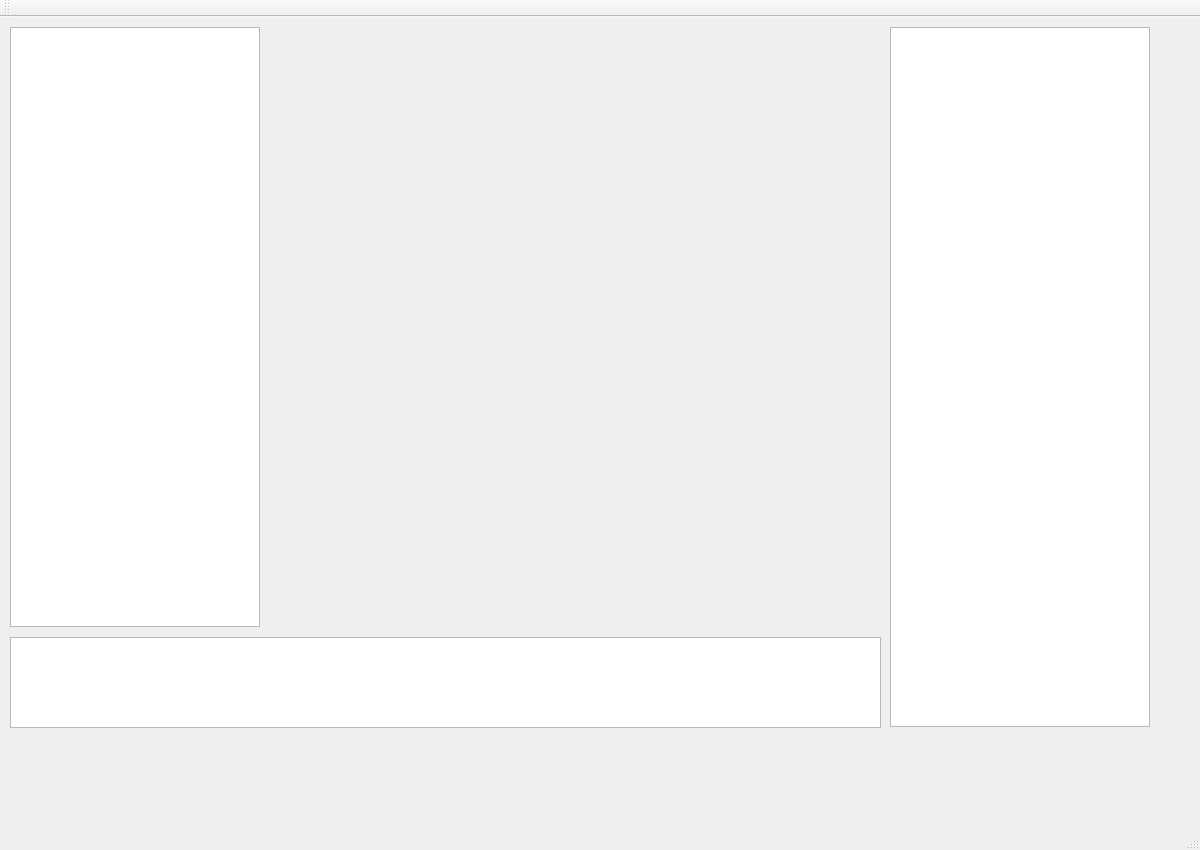
<?xml version="1.0" encoding="UTF-8"?>
<ui version="4.0">
 <class>VisionTestSetting</class>
 <widget class="QMainWindow" name="VisionTestSetting">
  <property name="geometry">
   <rect>
    <x>0</x>
    <y>0</y>
    <width>1200</width>
    <height>850</height>
   </rect>
  </property>
  <property name="windowTitle">
   <string>VisionTestSetting</string>
  </property>
  <widget class="QWidget" name="centralWidget">
   <widget class="QListView" name="listView_TestItem">
    <property name="geometry">
     <rect>
      <x>890</x>
      <y>10</y>
      <width>260</width>
      <height>700</height>
     </rect>
    </property>
   </widget>
   <widget class="QTreeView" name="treeView_Tools">
    <property name="geometry">
     <rect>
      <x>10</x>
      <y>10</y>
      <width>250</width>
      <height>600</height>
     </rect>
    </property>
   </widget>
   <widget class="QWidget" name="verticalLayoutWidget">
    <property name="geometry">
     <rect>
      <x>270</x>
      <y>10</y>
      <width>611</width>
      <height>601</height>
     </rect>
    </property>
    <layout class="QVBoxLayout" name="verticalLayout"/>
   </widget>
   <widget class="QTableView" name="tableView_msg">
    <property name="geometry">
     <rect>
      <x>10</x>
      <y>620</y>
      <width>871</width>
      <height>91</height>
     </rect>
    </property>
   </widget>
  </widget>
  <widget class="QMenuBar" name="menuBar">
   <property name="geometry">
    <rect>
     <x>0</x>
     <y>0</y>
     <width>1200</width>
     <height>26</height>
    </rect>
   </property>
  </widget>
  <widget class="QToolBar" name="mainToolBar">
   <attribute name="toolBarArea">
    <enum>TopToolBarArea</enum>
   </attribute>
   <attribute name="toolBarBreak">
    <bool>false</bool>
   </attribute>
  </widget>
  <widget class="QStatusBar" name="statusBar"/>
 </widget>
 <layoutdefault spacing="6" margin="11"/>
 <resources/>
 <connections/>
</ui>
